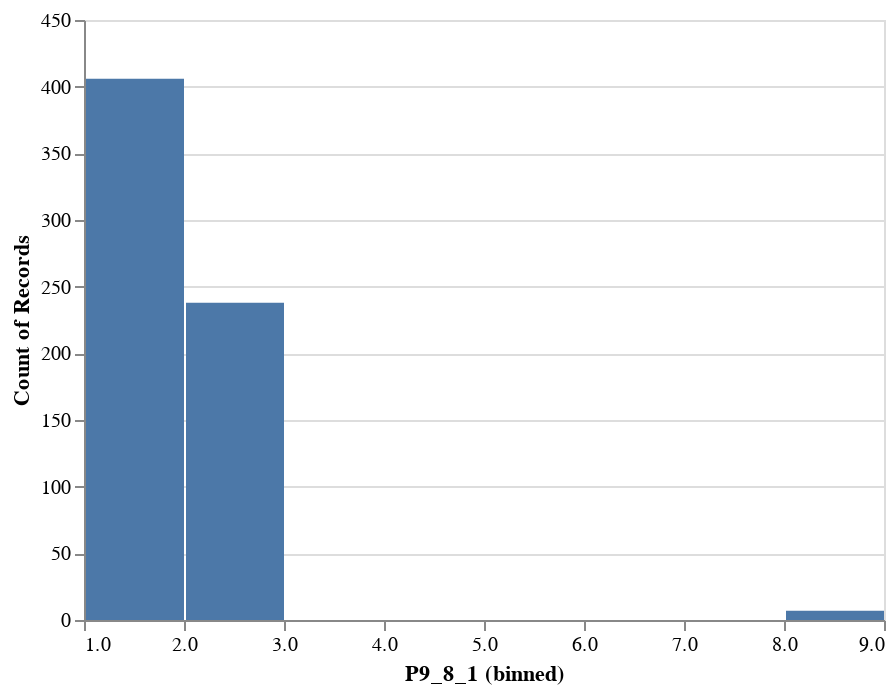

The cell this chart's notebook holds for it:
### Code cell
alt.Chart(enif_rango_melt).mark_bar().encode(
    alt.X("P9_8_1:Q", bin=True),
    y='count()',
    tooltip='count(variable)'
)

### Figure 1 — Vega-Lite specification as saved in the notebook (floating-point values rounded to 4 significant figures; data arrays with more than 128 entries replaced by an {"elided": "..."} marker saying what was removed)
{"config": {"view": {"continuousWidth": 400, "continuousHeight": 300}}, "data": {"name": "data-8b04ea32f5c91f4a22f924e52461a952"}, "mark": "bar", "encoding": {"tooltip": {"aggregate": "count", "field": "variable", "type": "nominal"}, "x": {"bin": true, "field": "P9_8_1", "type": "quantitative"}, "y": {"aggregate": "count", "type": "quantitative"}}, "$schema": "https://vega.github.io/schema/vega-lite/v4.17.0.json", "datasets": {"data-8b04ea32f5c91f4a22f924e52461a952": {"elided": "651 records"}}}
